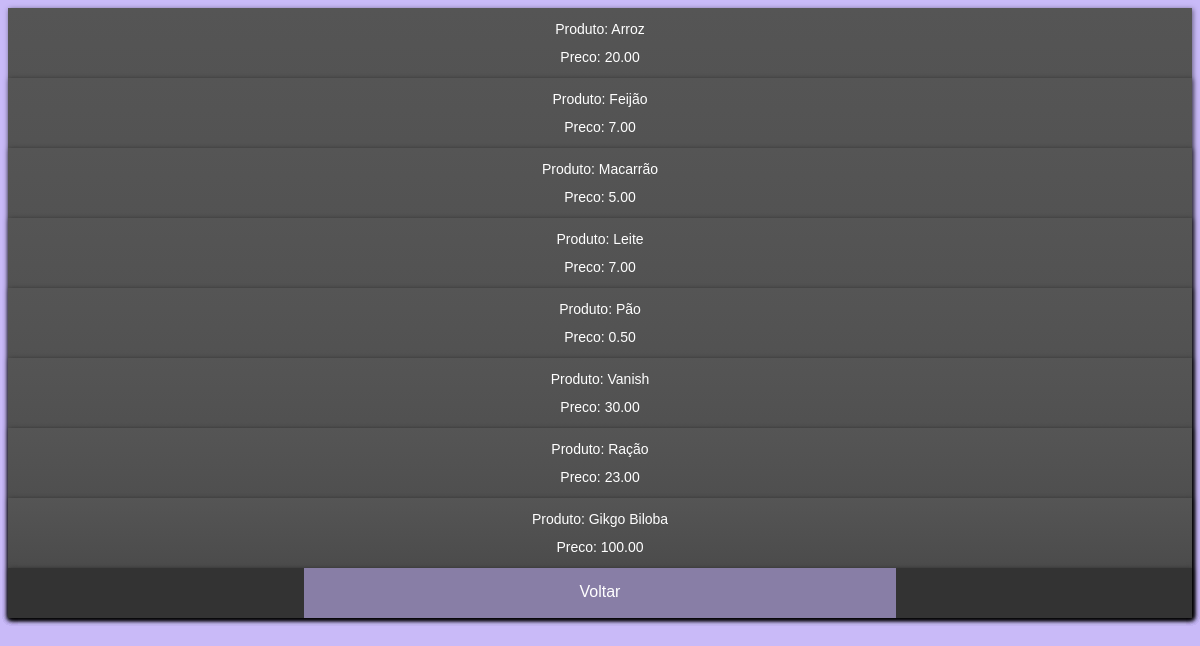
Screenshot of /nota/ver_produtos.php (signed in) with the database file from the repository.
### tables this page shows
CREATE TABLE `produtos` (
  `id` int(11) NOT NULL,
  `nome` varchar(50) DEFAULT NULL,
  `preco` decimal(10,2) DEFAULT NULL
);

### nota/ver_produtos.php (the view, shortened to what this page needs)
<?php
	include '../conecta.php';
		$consulta = "SELECT * FROM produtos";
?>
<!DOCTYPE html>
<html>
<head>
	<link rel="stylesheet" type="text/css" href="ver_produtos.css">
</head>
<body>
		<?php
		foreach ($conexao -> query($consulta) as $linha) {
		?>
			<div class="pricetab1">
				<h3> <?php echo "Produto: " .$linha['nome']; ?> </h3>
				<h3> <?php echo "Preco: " .$linha['preco']; ?>  </h3>
        <?php
        }
        ?>
        		<div class="pricetab1">
				<div class="pricefooter">
				<div class="button">
				<a href="index.php"> Voltar </a>
				</div>
				</div>
</body>
</html>

### nota/ver_produtos.css (style rules this page uses)
h1,h2,h3,h4,h5,h6 { cursor:pointer; }
body { font-family: arial, verdana; -webkit-touch-callout: none; -webkit-user-select: none; -khtml-user-select: none; -moz-user-select: none; -ms-user-select: none; user-select: none; background: #c9baf8; font-color: #fff; }
.pricetab1 { width:100%; min-width:220px; max-height: 3000px; background: linear-gradient(#555, #444); float:left; box-shadow:1px 1px 5px rgba(0, 0, 0, .5); }
.pricefooter { width:100%; height:50px; background: #333; }
h3 { font-size:14px; font-weight:normal; text-align:center; color:#fff; line-height:1; }
.button a { color:#fff; font-size:14px font-weight:bold; text-decoration:none; line-height:3; }
.button { width:50%; height:50px; margin:0 auto 0 auto; background:#887ea6; text-align:center; cursor:pointer; -moz-transition: all 0.4s ease-in-out; -o-transition: all 0.4s ease-in-out; -ms-transition: all 0.4s ease-in-out; transition: all 0.4s ease-in-out; }

### rows the page displays
produtos: nome "Arroz", preco "20.00"
produtos: nome "Feijão", preco "7.00"
produtos: nome "Macarrão", preco "5.00"
produtos: nome "Leite", preco "7.00"
produtos: nome "Pão", preco "0.50"
produtos: nome "Vanish", preco "30.00"
produtos: nome "Ração", preco "23.00"
produtos: nome "Gikgo Biloba", preco "100.00"
